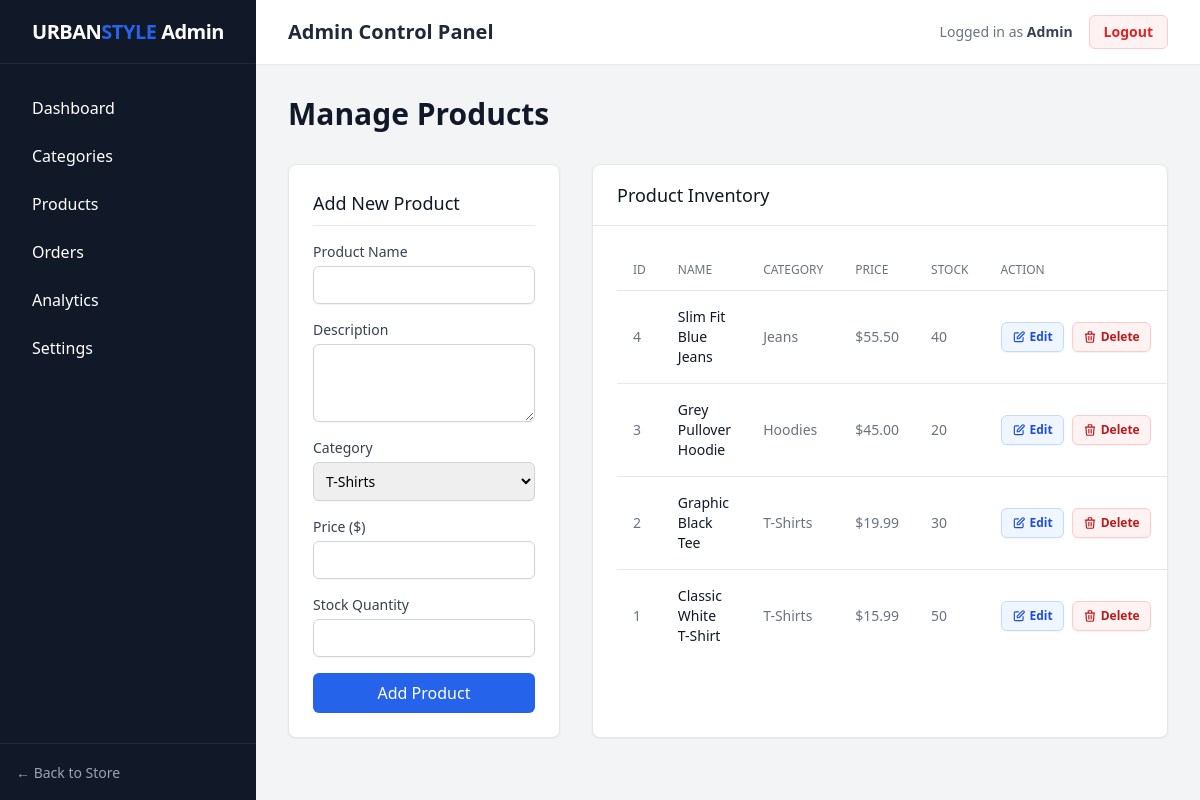
Screenshot of /admin/products.php (signed in) with the database file from the repository.
### tables this page shows
CREATE TABLE IF NOT EXISTS products (
    id INT AUTO_INCREMENT PRIMARY KEY,
    category_id INT NOT NULL,
    name VARCHAR(255) NOT NULL,
    description TEXT,
    price DECIMAL(10, 2) NOT NULL,
    image_url VARCHAR(255) DEFAULT 'default.jpg',
    stock_quantity INT DEFAULT 0,
    created_at TIMESTAMP DEFAULT CURRENT_TIMESTAMP,
    FOREIGN KEY (category_id) REFERENCES categories(id) ON DELETE CASCADE
);

CREATE TABLE IF NOT EXISTS categories (
    id INT AUTO_INCREMENT PRIMARY KEY,
    parent_id INT NULL DEFAULT NULL,
    name VARCHAR(100) NOT NULL,
    description TEXT,
    created_at TIMESTAMP DEFAULT CURRENT_TIMESTAMP,
    FOREIGN KEY (parent_id) REFERENCES categories(id) ON DELETE CASCADE
);

### admin/products.php (the view, shortened to what this page needs)
<?php
require_once '../config/database.php';
$edit_product = null;
require_once 'includes/header.php';
$products = mysqli_query($conn, "
    SELECT p.*, c1.name as category_name, c2.name as parent_category_name
    FROM products p
    LEFT JOIN categories c1 ON p.category_id = c1.id
    LEFT JOIN categories c2 ON c1.parent_id = c2.id
    ORDER BY p.id DESC
");
$categories = mysqli_query($conn, "
    SELECT c1.id, c1.name, c2.name as parent_name
    FROM categories c1
    LEFT JOIN categories c2 ON c1.parent_id = c2.id
    ORDER BY COALESCE(c1.parent_id, c1.id) ASC, c1.parent_id IS NOT NULL ASC, c1.name ASC
");
?>
<div class="flex justify-between items-center mb-8">
    <h1 class="text-3xl font-bold text-gray-900">Manage Products</h1>
</div>
<div class="grid grid-cols-1 lg:grid-cols-3 gap-8">
    <div class="bg-white rounded-lg shadow-sm border border-gray-200 p-6 lg:col-span-1 h-fit">
        <h3 class="text-lg font-medium text-gray-900 mb-4 border-b pb-2">
            <?php echo $edit_product ? 'Edit Product' : 'Add New Product'; ?>
        </h3>
        <form action="products.php" method="POST">
            <div class="mb-4">
                <label class="block text-sm font-medium text-gray-700">Product Name</label>
                <input type="text" name="name" required value="<?php echo $edit_product ? htmlspecialchars($edit_product['name']) : ''; ?>" class="mt-1 block w-full rounded-md border-gray-300 shadow-sm focus:border-accent focus:ring-accent sm:text-sm p-2 border">
            </div>
            <div class="mb-4">
                <label class="block text-sm font-medium text-gray-700">Description</label>
                <textarea name="description" rows="3" required class="mt-1 block w-full rounded-md border-gray-300 shadow-sm focus:border-accent focus:ring-accent sm:text-sm p-2 border"></textarea>
            </div>
            <div class="mb-4">
                <label class="block text-sm font-medium text-gray-700">Category</label>
                <select name="category_id" required class="mt-1 block w-full rounded-md border-gray-300 shadow-sm focus:border-accent focus:ring-accent sm:text-sm p-2 border">
                    <?php while($cat = mysqli_fetch_assoc($categories)): ?>
                        <option value="<?php echo $cat['id']; ?>" <?php if($edit_product && $edit_product['category_id'] == $cat['id']) echo 'selected'; ?>>
                            <?php
                            if ($cat['parent_name']) {
                                echo htmlspecialchars($cat['parent_name'] . ' > ' . $cat['name']);
                            } else {
                                echo htmlspecialchars($cat['name']);
                            }
                            ?>
                        </option>
                    <?php endwhile; ?>
                </select>
            </div>
            <div class="mb-4">
                <label class="block text-sm font-medium text-gray-700">Price ($)</label>
                <input type="number" step="0.01" name="price" required value="<?php echo $edit_product ? htmlspecialchars($edit_product['price']) : ''; ?>" class="mt-1 block w-full rounded-md border-gray-300 shadow-sm focus:border-accent focus:ring-accent sm:text-sm p-2 border">
            </div>
            <div class="mb-4">
                <label class="block text-sm font-medium text-gray-700">Stock Quantity</label>
                <input type="number" name="stock_quantity" required value="<?php echo $edit_product ? htmlspecialchars($edit_product['stock_quantity']) : ''; ?>" class="mt-1 block w-full rounded-md border-gray-300 shadow-sm focus:border-accent focus:ring-accent sm:text-sm p-2 border">
            </div>
            <?php if($edit_product): ?>
                <button type="submit" name="update_product" class="w-full bg-accent text-white py-2 px-4 rounded-md hover:bg-blue-700 font-medium transition-colors mb-2">Update Product</button>
                <a href="products.php" class="block w-full text-center bg-gray-100 text-gray-700 py-2 px-4 rounded-md hover:bg-gray-200 font-medium transition-colors">Cancel</a>
            <?php else: ?>
                <button type="submit" name="add_product" class="w-full bg-accent text-white py-2 px-4 rounded-md hover:bg-blue-700 font-medium transition-colors">Add Product</button>
            <?php endif; ?>
        </form>
    </div>
    <div class="bg-white rounded-lg shadow-sm border border-gray-200 lg:col-span-2">
        <div class="px-6 py-4 border-b border-gray-200">
            <h3 class="text-lg font-medium text-gray-900">Product Inventory</h3>
        </div>
        <div class="p-6 overflow-x-auto">
            <table class="min-w-full divide-y divide-gray-200">
                <thead>
                    <tr>
                        <th class="px-4 py-3 text-left text-xs font-medium text-gray-500 uppercase">ID</th>
                        <th class="px-4 py-3 text-left text-xs font-medium text-gray-500 uppercase">Name</th>
                        <th class="px-4 py-3 text-left text-xs font-medium text-gray-500 uppercase">Category</th>
                        <th class="px-4 py-3 text-left text-xs font-medium text-gray-500 uppercase">Price</th>
                        <th class="px-4 py-3 text-left text-xs font-medium text-gray-500 uppercase">Stock</th>
                        <th class="px-4 py-3 text-left text-xs font-medium text-gray-500 uppercase">Action</th>
                    </tr>
                </thead>
                <tbody class="divide-y divide-gray-200">
                    <?php while($prod = mysqli_fetch_assoc($products)): ?>
                    <tr>
                        <td class="px-4 py-4 text-sm text-gray-500"><?php echo $prod['id']; ?></td>
                        <td class="px-4 py-4 text-sm font-medium text-gray-900"><?php echo htmlspecialchars($prod['name']); ?></td>
                        <td class="px-4 py-4 text-sm text-gray-500">
                            <?php
                            if ($prod['parent_category_name']) {
                                echo htmlspecialchars($prod['parent_category_name'] . ' > ' . $prod['category_name']);
                            } else {
                                echo htmlspecialchars($prod['category_name']);
                            }
                            ?>
                        </td>
                        <td class="px-4 py-4 text-sm text-gray-500">$<?php echo $prod['price']; ?></td>
                        <td class="px-4 py-4 text-sm text-gray-500"><?php echo $prod['stock_quantity']; ?></td>
                        <td class="px-4 py-4 text-sm font-medium whitespace-nowrap">
                            <div class="flex items-center space-x-2">
                                <a href="products.php?edit=<?php echo $prod['id']; ?>" class="inline-flex items-center gap-1 px-2.5 py-1.5 bg-blue-50 text-blue-700 hover:bg-blue-100 border border-blue-200 hover:border-blue-300 rounded-md text-xs font-semibold shadow-sm transition-all duration-200">
                                    <svg class="w-3.5 h-3.5" fill="none" stroke="currentColor" viewBox="0 0 24 24" xmlns="http://www.w3.org/2000/svg">
                                        <path stroke-linecap="round" stroke-linejoin="round" stroke-width="2" d="M11 5H6a2 2 0 00-2 2v11a2 2 0 002 2h11a2 2 0 002-2v-5m-1.414-9.414a2 2 0 112.828 2.828L11.828 15H9v-2.828l8.586-8.586z"></path>
                                    </svg>
                                    Edit
                                </a>
                                <a href="products.php?delete=<?php echo $prod['id']; ?>" onclick="return confirm('Are you sure you want to delete this product?')" class="inline-flex items-center gap-1 px-2.5 py-1.5 bg-red-50 text-red-700 hover:bg-red-100 border border-red-200 hover:border-red-300 rounded-md text-xs font-semibold shadow-sm transition-all duration-200">
                                    Delete
                                </a>
                            </div>
                        </td>
                    </tr>
                    <?php endwhile; ?>
                </tbody>
            </table>
        </div>
    </div>
</div>
<?php require_once 'includes/footer.php'; ?>

### admin/includes/header.php (shortened to what this page needs)
<!DOCTYPE html>
<html lang="en">
<head>
    <script src="https://cdn.tailwindcss.com"></script>
</head>
<body class="bg-gray-100 flex min-h-screen">
<aside class="w-64 bg-primary text-white flex flex-col">
    <div class="h-16 flex items-center justify-center border-b border-gray-800">
        <span class="text-xl font-bold tracking-tight">URBAN<span class="text-accent">STYLE</span> Admin</span>
    </div>
    <nav class="flex-1 px-4 py-6 space-y-2">
        <a href="index.php" class="block px-4 py-2 rounded-md hover:bg-gray-800 transition-colors">Dashboard</a>
        <a href="categories.php" class="block px-4 py-2 rounded-md hover:bg-gray-800 transition-colors">Categories</a>
        <a href="products.php" class="block px-4 py-2 rounded-md hover:bg-gray-800 transition-colors">Products</a>
        <a href="orders.php" class="block px-4 py-2 rounded-md hover:bg-gray-800 transition-colors">Orders</a>
        <a href="analytics.php" class="block px-4 py-2 rounded-md hover:bg-gray-800 transition-colors">Analytics</a>
        <a href="settings.php" class="block px-4 py-2 rounded-md hover:bg-gray-800 transition-colors">Settings</a>
    </nav>
    <div class="p-4 border-t border-gray-800">
        <a href="../index.php" class="text-sm text-gray-400 hover:text-white">&larr; Back to Store</a>
    </div>
</aside>
<main class="flex-1 flex flex-col">
    <header class="h-16 bg-white shadow-sm flex items-center justify-between px-8">
        <h2 class="text-xl font-semibold text-gray-800">Admin Control Panel</h2>
        <div class="flex items-center space-x-4">
            <span class="text-sm text-gray-500">Logged in as <strong class="text-gray-700"><?php echo htmlspecialchars($_SESSION['admin_username'] ?? 'Admin'); ?></strong></span>
            <a href="logout.php" id="logout-btn" class="text-sm text-red-600 hover:text-red-800 font-semibold bg-red-50 hover:bg-red-100 px-3.5 py-1.5 rounded-md border border-red-200 hover:border-red-300 transition-all duration-200">Logout</a>
        </div>
    </header>
    <div class="p-8 flex-1 overflow-y-auto">

### admin/includes/footer.php
    </div>
</main>
</body>
</html>

### rows the page displays
products: id "4", name "Slim Fit Blue Jeans", category.name "Jeans", price "55.50", stock_quantity "40"
products: id "3", name "Grey Pullover Hoodie", category.name "Hoodies", price "45.00", stock_quantity "20"
products: id "2", name "Graphic Black Tee", category.name "T-Shirts", price "19.99", stock_quantity "30"
products: id "1", name "Classic White T-Shirt", category.name "T-Shirts", price "15.99", stock_quantity "50"

### other values shown
$_SESSION['admin_username'] "Admin"
form field category_id "T-Shirts"
